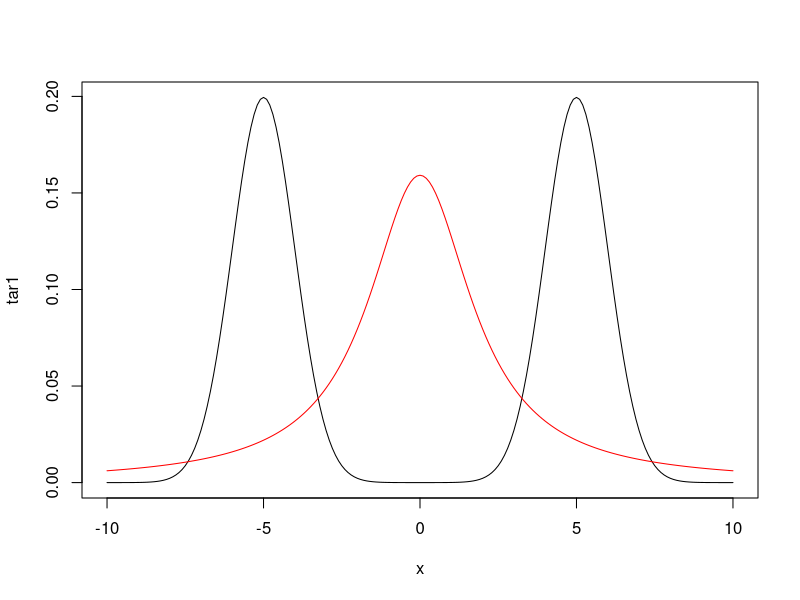

The R script that drew this image: (Note: a time limit stopped this script after it produced the figure.)
x <- seq(-10,10,.1)
tar1 <- .5*dnorm(x, mean = 5, sd=1) + .5*dnorm(x, mean = -5, sd=1)
prop <- dcauchy(x, scale = 2)
plot(x, tar1, "l", ylim = range(tar1))
lines(x, prop, col = "red")
###############################################################

h <- function(x) x

N = 1e4
sep <- seq(0, 6, .1)
ess.emp <- sep
ess.emp.ci <- matrix(0, nrow = 2, ncol = length(sep))
ess.kong <- sep
ess.kong.ci <- matrix(0, nrow = 2, ncol = length(sep))

for (i in 1:length(sep))
{
  print(i)
  is <- rcauchy(n = N, location = 0, scale = 2)
  weights <- (.5*dnorm(is, mean = (-1*sep[i]), sd=1) + .5*dnorm(is, mean = sep[i], sd=1))/dcauchy(is, location = 0, scale = 2)
  norm.weights <- weights/sum(weights)
  snis <- sum(h(is)*norm.weights)
  ess.kong[i] <- 1/(sum(norm.weights^2))
  
  varIbar <- sum((h(is) - snis)^2 * norm.weights)/N
  emp.var <- sum(norm.weights^2 * (h(is) - snis)^2)
  ess.emp[i] <- N*varIbar/emp.var
  
  
  B <- N/2
  boot.emp.ess <- rep(0, B)
  boot.kong.ess <- rep(0, B)
  for (j in 1:B){
    sample_idx <- sample(1:N, size= N, replace = TRUE)
    is.boot <- is[sample_idx]
    norm.weights.boot <- norm.weights[sample_idx]
    snis.boot <- sum(h(is.boot)*norm.weights.boot)
    varIbar <- sum((h(is.boot) - snis.boot)^2 * norm.weights.boot)/N
    emp.var <- sum(norm.weights.boot^2 * (h(is.boot) - snis.boot)^2)
    boot.kong.ess[j] <- 1/(sum(norm.weights.boot^2))
    boot.emp.ess[j] <- N*varIbar/emp.var
  }
  ess.emp.ci[,i] <- quantile(boot.emp.ess, probs = c(.05, .95)) #var(boot.emp.ess)
  ess.kong.ci[,i] <- quantile(boot.kong.ess, probs = c(.05, .95)) #var(boot.kong.ess)
}

pdf(file = "sepVSess.pdf", height = 5, width = 5)
plot(sep, ess.emp/N, "l", ylim = range(ess.emp.ci,ess.kong.ci)/N)
lines(sep, ess.kong/N, col = "red")
segments(x0 = sep, y0 = ess.emp.ci[1,]/N, x1 = sep, y1 = ess.emp.ci[2,]/N, col = adjustcolor("black", alpha.f=.4))
segments(x0 = sep, y0 = ess.kong.ci[1,]/N, x1 = sep, y1 = ess.kong.ci[2,]/N, col = adjustcolor("red", alpha.f=.4))
legend("topright", legend = c("Empirical", "Kong"), col = c("black", "red"), lwd=2)
dev.off()
